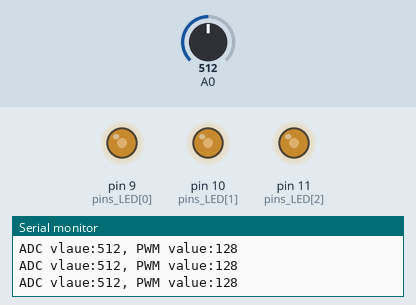
The sketch below on a simulated Arduino Uno, built with avr-gcc and run on an emulated ATmega328P. On the bench: output pins drawn as LEDs (lit = HIGH), the last lines printed to the serial monitor. Inputs (shaded band) come from the test bench; at power-on: A0 = 512. Pins used as bus, display or sensor lines are not drawn.

Above: at 1.2 s.
1.3 s: A0 set to 418
At 2.5 s:
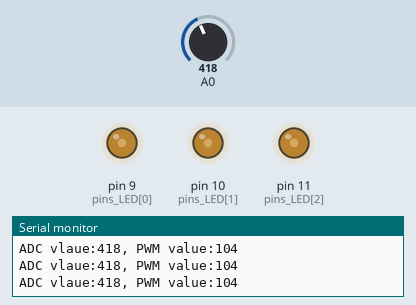
2.8 s: A0 set to 384
At 3.6 s:
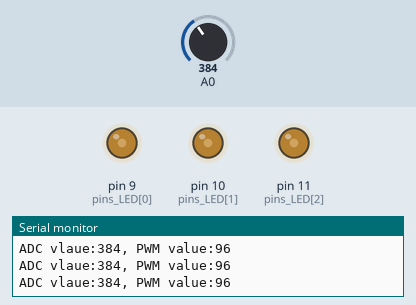
5.8 s: A0 set to 716
At 6.5 s:
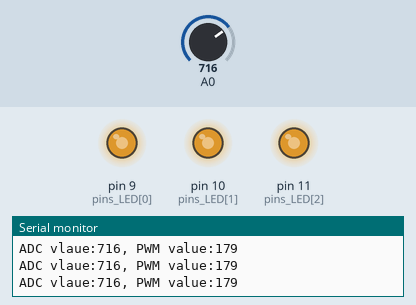
7.3 s: A0 set to 989
At 8.5 s:
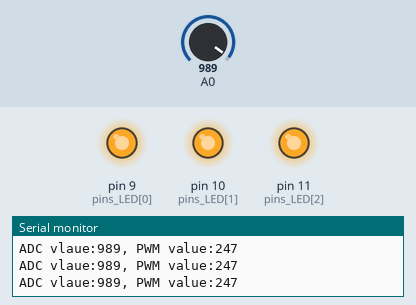
8.8 s: A0 set to 1013
At 9.8 s:
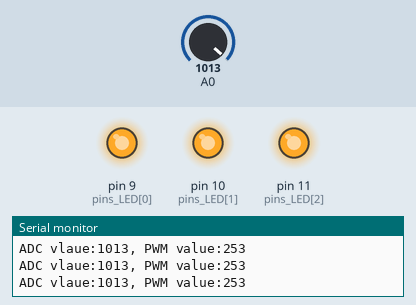
11.8 s: A0 set to 122
At 13.2 s:
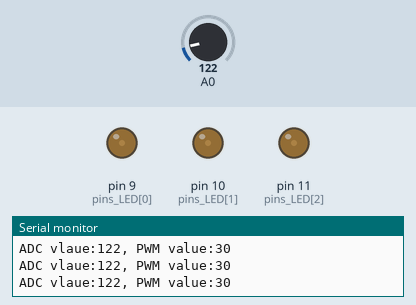
Timing chart, 0 to 14.3 s (numbered marks = the images above; inputs shaded):
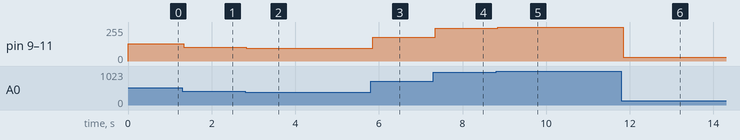

Measured:
- after the input at 1.3 s, pin 9 (pins_LED[0]), pin 10 (pins_LED[1]), pin 11 (pins_LED[2]): 128/255 → 104/255 at once
- after the input at 2.8 s, pin 9 (pins_LED[0]), pin 10 (pins_LED[1]), pin 11 (pins_LED[2]): 104/255 → 96/255 at once
- after the input at 5.8 s, pin 9 (pins_LED[0]), pin 10 (pins_LED[1]), pin 11 (pins_LED[2]): 96/255 → 179/255 after 0.05 s
- after the input at 7.3 s, pin 9 (pins_LED[0]), pin 10 (pins_LED[1]), pin 11 (pins_LED[2]): 179/255 → 247/255 after 0.05 s
- after the input at 8.8 s, pin 9 (pins_LED[0]), pin 10 (pins_LED[1]), pin 11 (pins_LED[2]): 247/255 → 253/255 after 0.05 s
- after the input at 11.8 s, pin 9 (pins_LED[0]), pin 10 (pins_LED[1]), pin 11 (pins_LED[2]): 253/255 → 30/255 at once

The sketch:

light_sensor_control.ino
```cpp
void setup() {
  Serial.begin(9600);
  pinMode(9,OUTPUT);
  pinMode(10,OUTPUT);
  pinMode(11,OUTPUT);
}
int pins_LED[3] = {9, 10, 11};
void loop() {
  int ADC_value = analogRead(A0);
  int PWM_value = ADC_value >> 2;

  Serial.print(String("ADC vlaue:") + ADC_value);
  Serial.println(String(", PWM value:") + PWM_value);

  for (int i=0;i<4;i++){
    analogWrite(pins_LED[i], PWM_value);
  }
//  delay(1000);
}
```
